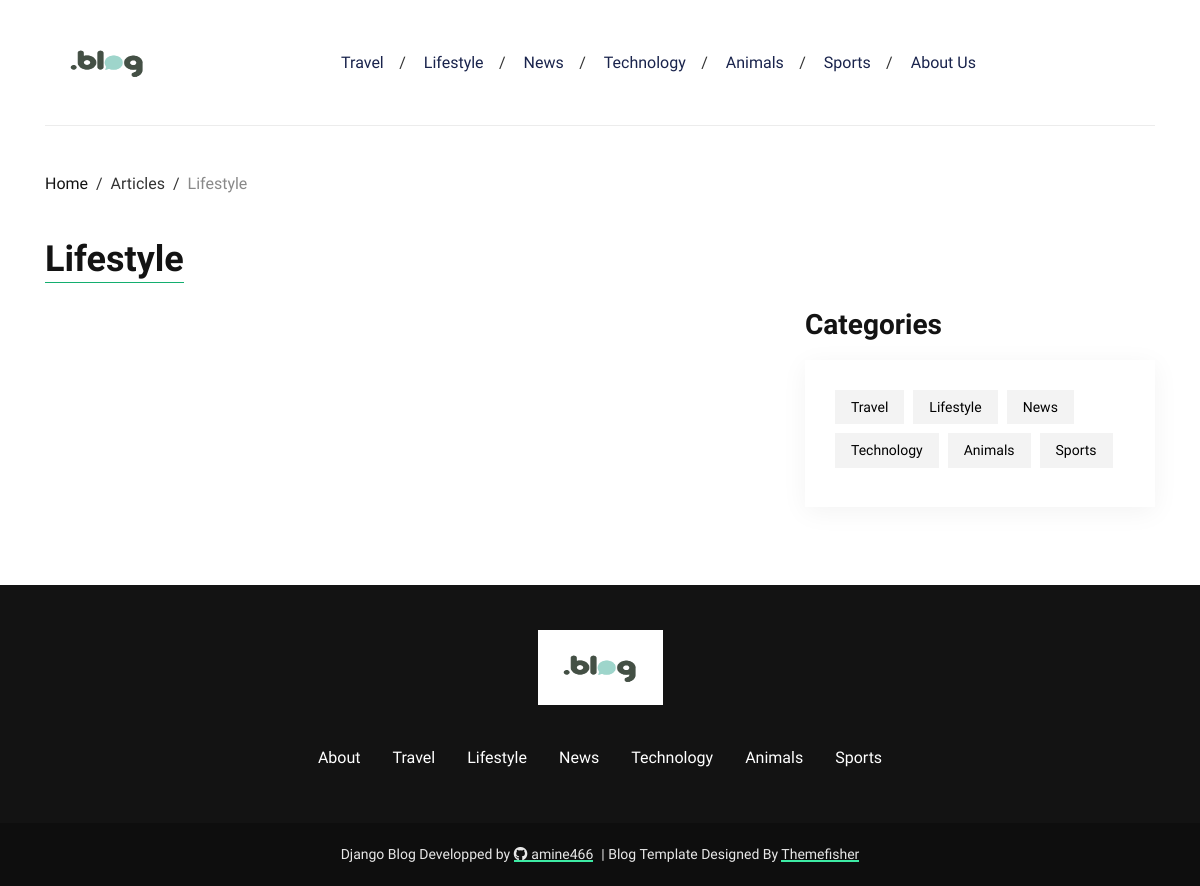
The app's page /category/lifestyle/ with its own data.
### admin_site/models.py (models this page shows, shortened)
class SiteSettings(models.Model):
    name = models.CharField(max_length=30, verbose_name="Blog Name")
    icon = models.ImageField(upload_to="settings/", null=True, blank=True, verbose_name="Blog Icon")
    logo = models.ImageField(upload_to="settings/", null=True, blank=True, verbose_name="Blog Logo")
    about = RichTextField(blank=True, null=True)

class Category(models.Model):
    name = models.CharField(max_length=25)
    slug = models.SlugField(unique=True, blank=True)
    status = models.IntegerField(default=1)
    created_at = models.DateTimeField(default=timezone.now)
    updated_at = models.DateTimeField(auto_now=True)

### blog_site/views.py (the view)
# urls.py: path("category/<slug:slug>/", CategoryView.as_view(), name="Category_Posts"),
class CategoryView(ListView):
    model = Post
    template_name = "pages/category.html"
    context_object_name = "posts"
    paginate_by = 6
    def get_queryset(self):
        category = get_object_or_404(Category, slug=self.kwargs["slug"])
        return Post.objects.filter(category=category, status=1)
    def get_context_data(self, **kwargs):
        context = super().get_context_data(**kwargs)
        context["cat"] = get_object_or_404(Category, slug=self.kwargs["slug"])
        context["categories"] = Category.objects.all()
        context["settings"] = get_object_or_404(SiteSettings, id=1)
        return context

### blog_site/templates/pages/category.html (shortened to what this page needs)
{% extends "partials/blog_layout.html" %}
{% block content %}
<div class="col-12">
  <div class="breadcrumbs mb-4"> <a href="{% url "Index" %}">Home</a>
    <span class="mx-1">/</span>  <a >Articles</a>
    <span class="mx-1">/</span>  <a href="{% url "Category_Posts" cat.slug %}">{{ cat.name }}</a>
  </div>
  <h1 class="mb-4 border-bottom border-primary d-inline-block">{{ cat.name }}</h1>
</div>
<div class="col-lg-8 mb-5 mb-lg-0">
</div>
{% endblock %}

### blog_site/templates/partials/blog_layout.html (shortened to what this page needs)
{% load static %}
<!DOCTYPE html>
<html lang="en-us">
<head>
    <link rel="stylesheet" href="https://cdnjs.cloudflare.com/ajax/libs/font-awesome/6.7.2/css/all.min.css" />
	<link rel="stylesheet" href="{% static "blog/plugins/bootstrap/bootstrap.min.css" %}">
	<link rel="stylesheet" href="{% static "blog/css/style.css" %}">
</head>
<body>
    <header class="navigation">
        <div class="container">
            <nav class="navbar navbar-expand-lg navbar-light px-0">
                <a class="navbar-brand order-1 py-0" href="{% url "Index" %}">
                    <img loading="prelaod" decoding="async" class="img-fluid" src="{{ settings.logo.url }}" alt="Reporter Hugo" style="width:125px; height:75px;">
                </a>
                <div class="collapse navbar-collapse text-center order-lg-2 order-4" id="navigation">
                    <ul class="navbar-nav mx-auto mt-3 mt-lg-0">
                        {% for category in categories %}
                        <li class="nav-item">
                                <a class="nav-link" href="{% url "Category_Posts" category.slug %}">{{ category.name }}</a>
                        </li>
                        {% endfor %}
                        <li class="nav-item">
                            <a class="nav-link" href="{% url "About" %}">About Us</a>
                        </li>
                    </ul>
                </div>
            </nav>
        </div>
    </header>
    <main>
        <section class="section">
            <div class="container">
                <div class="row no-gutters-lg">
                    {% block content %}{% endblock content %}
                    <div class="col-lg-4">
                        <div class="widget-blocks">
                            <div class="row">
                                <div class="col-lg-12 col-md-6">
                                    <div class="widget">
                                        <h2 class="section-title mb-3">Categories</h2>
                                        <div class="widget-body">
                                        <ul class="widget-list">
                                            {% for category in categories %}
                                            <li><a href="{% url "Category_Posts" category.slug %}">{{ category.name }}</a>
                                            {% endfor %}
                                        </ul>
                                        </div>
                                    </div>
                                </div>
                            </div>
                        </div>
                    </div>
                </div>
            </div>
        </section>
    </main>
    <footer class="bg-dark mt-5">
        <div class="container section">
            <div class="row">
            <div class="col-lg-10 mx-auto text-center">
                <a class="d-inline-block mb-4 pb-2" href="{% url "Index" %}">
                <img loading="prelaod" decoding="async" class="img-fluid" src="{{ settings.logo.url }}" alt="Blog Logo" style="width:125px; height:75px;">
                </a>
                <ul class="p-0 d-flex navbar-footer mb-0 list-unstyled">
                    <li class="nav-item my-0"> <a class="nav-link" href="{% url "About" %}">About</a></li>
                    {% for category in categories %}
                    <li class="nav-item my-0"> <a class="nav-link" href="{% url "Category_Posts" category.slug %}">{{ category.name }}</a></li>
                    {% endfor %}
                </ul>
            </div>
            </div>
        </div>
        <div class="copyright bg-dark content">Django Blog Developped by <a class="mr-2" href="https://github.com/amine466"><i class="fa-brands fa-github mr-1"></i>amine466</a>| Blog Template Designed By <a href="https://themefisher.com/">Themefisher</a></div>
    </footer>
</body>
</html>

### static/blog/css/style.css (style rules this page uses)
body { line-height: 1.6; font-family: "Work Sans", sans-serif; -webkit-font-smoothing: antialiased; font-size: 16px; color: #333; }
h1, h2, h3, h4, h5, h6, .h1, .h2, .h3, .h4, .h5, .h6 { color: #131313; font-family: "Neuton", serif; font-weight: 700; line-height: 1.3; }
h1, .h1 { font-size: 36px; }
h2, .h2 { font-size: 28px; }
body { background-color: #fff; overflow-x: hidden; }
img { vertical-align: middle; border: 0; max-width: 100%; height: auto; }
a, a:hover, a:focus { text-decoration: none; }
a, button, select { cursor: pointer; transition: 0.2s ease; }
.section { padding-top: 30px; padding-bottom: 30px; }
.section-title { position: relative; z-index: 1; margin-bottom: 15px; }
.section-title::before { position: absolute; height: 4px; width: 100%; content: ""; left: 0; top: 0; z-index: -1; }
.border-primary { border-color: #13AE6F !important; }
.bg-dark { background-color: #131313 !important; }
@media screen and (min-width: 991px) and (max-width: 1200px) { .no-gutters-lg { margin-right: 0; margin-left: 0; } }
@media screen and (min-width: 991px) and (max-width: 1200px) { .no-gutters-lg > .col, .no-gutters-lg > [class*=col-] { padding-right: 0; padding-left: 0; } }
.navigation { background-color: transparent; }
.navigation .navbar { border-bottom: 1px solid #ececec; padding: 25px 0; }
.navigation .navbar-nav { flex-direction: row; }
.navigation .nav-item { margin: 0; position: relative; }
.navigation .nav-item::after { position: absolute; content: "/"; right: -2px; top: 50%; transform: translateY(-50%); }
.navigation .nav-item .nav-link { font-size: 16px; font-weight: 500; font-family: "Work Sans", sans-serif; text-transform: capitalize; line-height: 1; display: inline-block; }
.navigation .nav-item:last-child::after { display: none; }
.navigation .navbar-light .navbar-nav .nav-link { color: #19234C; font-weight: 500; padding: 15px 20px; }
.navbar-footer { justify-content: center; flex-wrap: wrap; }
.navbar-footer .nav-item { margin: 10px 0; }
.navbar-footer .nav-item .nav-link { color: #fff; }
.breadcrumbs { background-color: transparent; padding: 15px 0; }
.breadcrumbs a { color: #131313; }
.breadcrumbs a:last-child { color: rgba(19, 19, 19, 0.5); pointer-events: none; }
.content * { margin-bottom: 5px; }
.content a { color: inherit !important; display: inline; text-decoration: none; background-image: linear-gradient(#3deaa4, #3deaa4); background-position: 0% 110%; background-repeat: no-repeat; background-size: 100% 3px; transition: 0.3s; }
.widget-blocks { padding-left: 20px; }
.widget-blocks .row > .col:last-child .widget, .widget-blocks .row > [class*=col-]:last-child .widget { margin-bottom: 0 !important; }
.widget { margin-bottom: 50px; }
.widget-body { padding: 30px; background-color: #fff; border-radius: 0; box-shadow: 0 5px 25px rgba(0, 0, 0, 0.05); }
.widget-list { list-style: none; padding: 0; margin: 0; }
.widget-list li { display: inline-block; }
.widget-list li a { background-color: rgba(19, 19, 19, 0.05); color: black; text-transform: capitalize; padding: 6px 16px; margin-bottom: 9px; margin-right: 9px; display: block; font-size: 14px; border-radius: 0; }
.copyright { background-color: #0e0e0e !important; color: #e8e8e8; padding: 20px 0; font-size: 14px; text-align: center; }
footer .section { padding: 45px 0; }

### records on screen
SiteSettings: logo (picture)
Category: name "Travel"
Category: name "Lifestyle"
Category: name "News"
Category: name "Technology"
Category: name "Animals"
Category: name "Sports"
